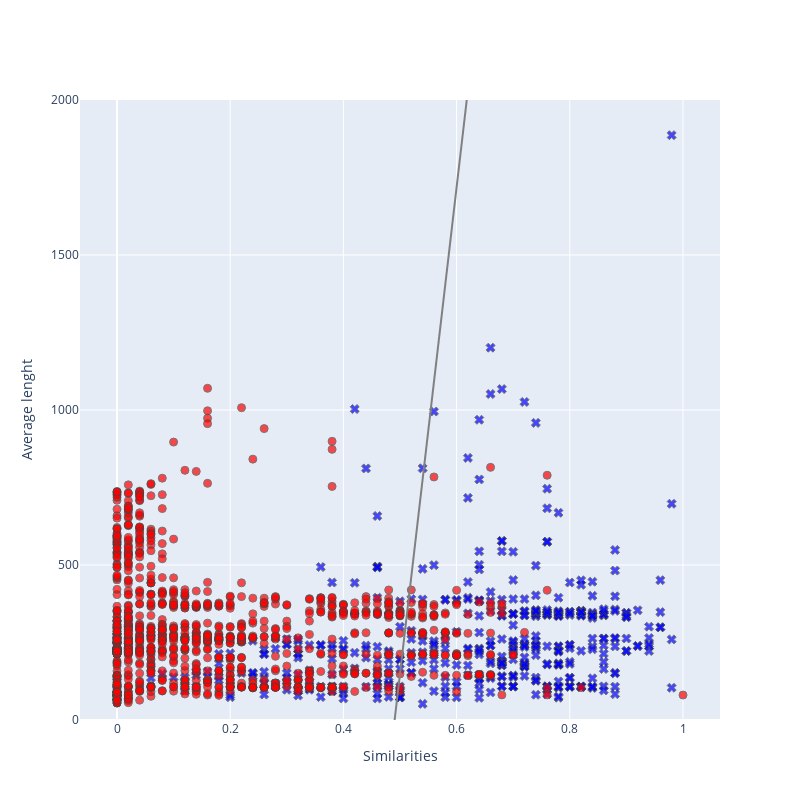

Source (notebook cell):
### Code cell
from similarities.lsh_similarity import LSHSimilarity
hist_file('filtered.csv', LSHSimilarity())
hist_file('filtered.csv', LSHSimilarity(vectorized=True))

### Figure 1 — Plotly figure (JSON) as saved in the notebook; plotly's stock layout.template omitted (floating-point values rounded to 4 significant figures; data arrays with more than 128 entries replaced by an {"elided": "..."} marker saying what was removed)
{"data": [{"marker": {"color": "blue", "line": {"width": 1}, "opacity": 0.7, "size": 8, "symbol": "x"}, "mode": "markers", "name": "positive", "showlegend": false, "type": "scatter", "x": {"elided": "440 float values"}, "y": {"elided": "440 float values"}}, {"marker": {"color": "red", "line": {"width": 1}, "opacity": 0.7, "size": 8, "symbol": "circle"}, "mode": "markers", "name": "negative", "showlegend": false, "type": "scatter", "x": {"elided": "1178 float values"}, "y": {"elided": "1178 float values"}}, {"line": {"color": "gray"}, "mode": "lines", "name": "decision boundary", "showlegend": false, "type": "scatter", "x": [0, 0.02041, 0.04082, 0.06122, 0.08163, 0.102, 0.1224, 0.1429, 0.1633, 0.1837, 0.2041, 0.2245, 0.2449, 0.2653, 0.2857, 0.3061, 0.3265, 0.3469, 0.3673, 0.3878, 0.4082, 0.4286, 0.449, 0.4694, 0.4898, 0.5102, 0.5306, 0.551, 0.5714, 0.5918, 0.6122, 0.6327, 0.6531, 0.6735, 0.6939, 0.7143, 0.7347, 0.7551, 0.7755, 0.7959, 0.8163, 0.8367, 0.8571, 0.8776, 0.898, 0.9184, 0.9388, 0.9592, 0.9796, 1], "y": [-7697.0, -7377.0, -7057.0, -6737.0, -6416.0, -6096.0, -5776.0, -5456.0, -5135.0, -4815.0, -4495.0, -4174.0, -3854.0, -3534.0, -3214.0, -2893.0, -2573.0, -2253.0, -1933.0, -1612.0, -1292.0, -971.8, -651.5, -331.3, -10.99, 309.3, 629.5, 949.8, 1270.0, 1590.0, 1911.0, 2231.0, 2551.0, 2871.0, 3192.0, 3512.0, 3832.0, 4153.0, 4473.0, 4793.0, 5113.0, 5434.0, 5754.0, 6074.0, 6394.0, 6715.0, 7035.0, 7355.0, 7675.0, 7996.0]}], "layout": {"height": 800, "width": 800, "xaxis": {"title": {"text": "Similarities"}}, "yaxis": {"range": [0, 2000], "title": {"text": "Average lenght"}}}}
